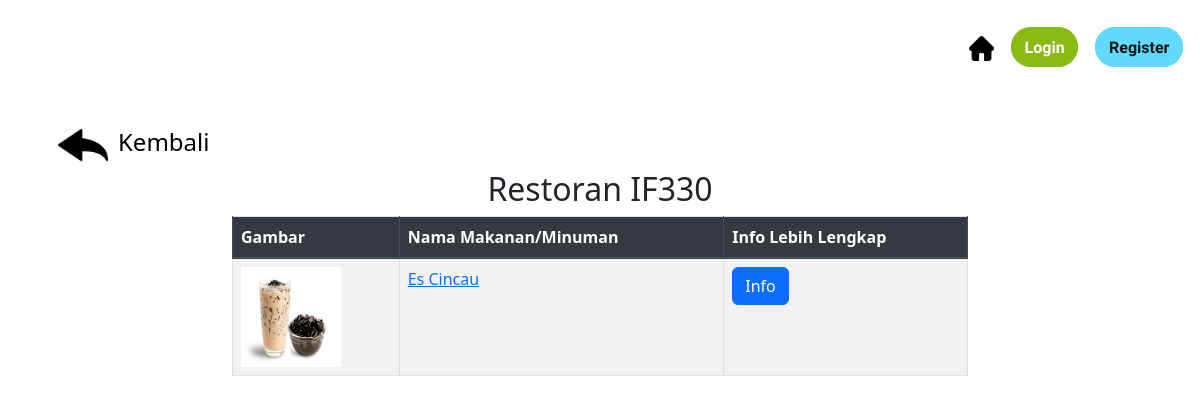
Page /food.php?category=drinks on the committed database.
### tables this page shows
CREATE TABLE `resto` (
  `id` int(5) NOT NULL,
  `nama` varchar(30) NOT NULL,
  `harga` varchar(15) NOT NULL,
  `deskripsi` varchar(250) NOT NULL,
  `img` blob NOT NULL,
  `category` varchar(50) NOT NULL
);

### food.php (the view, shortened to what this page needs)
<?php
$con = mysqli_connect("localhost", "id21448128_metiu", "1ni_password_DBLec", "id21448128_webprog");
if(isset($_GET['category'])){
    $q = "SELECT img, nama, id, deskripsi, harga FROM resto where category ='" . $_GET['category'] . "';";
    $query = mysqli_query($con, $q);
}
?>
<!DOCTYPE html>
<html lang="en">
<?php include 'navbar.php'; ?>
<head>
    <link rel="stylesheet" href="https://maxcdn.bootstrapcdn.com/bootstrap/4.5.2/css/bootstrap.min.css">
    <link href="https://cdn.jsdelivr.net/npm/bootstrap@5.3.2/dist/css/bootstrap.min.css" rel="stylesheet">
</head>
<body class="bg_image">
    <div class="container mt-4">
        <span class="p-3 mt-3" style="background-color: white">
            <a href="category.php" style="color: black; font-size: 24px; text-decoration: none;"><img class="img-fluid" id="back-button" src="./images/back.png" style="margin-right: 10px;"/>Kembali</a>
        </span>
        <h2 class="text-center"> Restoran IF330</h2>
        <div class="row">
            <div class="col-md-8 offset-md-2">
                <table class="table table-bordered table-striped">
                    <thead class="thead-dark">
                        <tr>
                            <th>Gambar</th>
                            <th>Nama Makanan/Minuman</th>
                            <th>Info Lebih Lengkap</th>
                        </tr>
                    </thead>
                    <tbody>
                    <?php
$index = 0;
while ($hasil = mysqli_fetch_array($query)) {
    $index++;
    echo "<tr>";
    echo "<td><a href='detail.php?id=" . $hasil['id'] . "'><img src='" . $hasil['img'] . "' width='100' height='100'></a></td>";
    echo "<td><a href='detail.php?id=" . $hasil['id'] . "'>" . $hasil['nama'] . "</a></td>";
    echo "<td><p class='d-inline-flex gap-1'>
        <button class='btn btn-primary' type='button' data-bs-toggle='collapse' data-bs-target='#collapseExample$index' aria-expanded='false' aria-controls='collapseExample$index'>
            Info
        </button>
    </p>
    <div class='collapse' id='collapseExample$index'>
        <div class='card card-body'>
        Deskripsi: " . $hasil['deskripsi'] . "<br>
        Harga: Rp" . $hasil['harga'] . "<br>
        <br> *klik gambar atau nama untuk pemesanan
        </div>
    </div></td>";
    echo "</tr>";
}
?>
                    </tbody>
                </table>
            </div>
        </div>
    </div>
</body>
</html>

### food.php (style rules this page uses)
.bg_image { background-image: url('./images/background.jpg'); background-size: 100% 100vh; }
#back-button { width: 50px; height: 50px; }

### rows in the picture
resto: img (picture), nama "Es Cincau"
